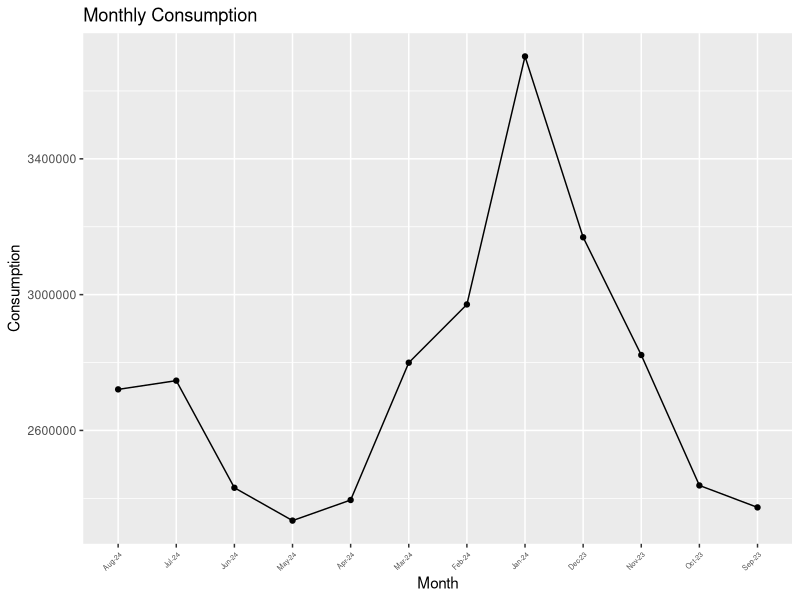

This figure's R source:
## ---- chunk 1
knitr::opts_chunk$set(echo = TRUE)
## ---- chunk 2
library(ggplot2)
## ---- chunk 3
my.data <- read.csv("./total_monthly_consumption.csv")
summary(my.data)
## ---- chunk 4
# Get Last Year
Months <- head(my.data$Month, 12)
Consumptions <- head(my.data$Consumption, 12)
# Create Proper Frame
annual.data <- head(my.data, 12)
# Parse Months as a Level, then Plot
ggplot(data = annual.data, aes(x = factor(Months, c("Aug-24", "Jul-24", "Jun-24", "May-24", "Apr-24", "Mar-24", "Feb-24", "Jan-24", "Dec-23", "Nov-23", "Oct-23", "Sep-23")), y = Consumptions, group = 1)) +
  geom_line() +
  geom_point() +
  labs(title = "Monthly Consumption",
       x = "Month",
       y = "Consumption") +
  theme(axis.text.x = element_text(angle = 45, hjust = 1, size = 5))
